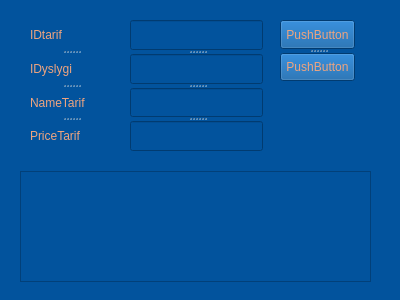
<?xml version="1.0" encoding="UTF-8"?>
<ui version="4.0">
 <class>Form</class>
 <widget class="QWidget" name="Form">
  <property name="geometry">
   <rect>
    <x>0</x>
    <y>0</y>
    <width>400</width>
    <height>300</height>
   </rect>
  </property>
  <property name="minimumSize">
   <size>
    <width>400</width>
    <height>300</height>
   </size>
  </property>
  <property name="maximumSize">
   <size>
    <width>400</width>
    <height>300</height>
   </size>
  </property>
  <property name="windowTitle">
   <string>Form</string>
  </property>
  <property name="styleSheet">
   <string notr="true">background-color: rgb(2, 83, 157)</string>
  </property>
  <widget class="QTableWidget" name="tableWidget">
   <property name="geometry">
    <rect>
     <x>20</x>
     <y>171</y>
     <width>351</width>
     <height>111</height>
    </rect>
   </property>
   <property name="styleSheet">
    <string notr="true">color: rgb(238, 164, 127)</string>
   </property>
  </widget>
  <widget class="QSplitter" name="splitter">
   <property name="geometry">
    <rect>
     <x>30</x>
     <y>20</y>
     <width>81</width>
     <height>131</height>
    </rect>
   </property>
   <property name="orientation">
    <enum>Qt::Vertical</enum>
   </property>
   <widget class="QLabel" name="lbIDtarif">
    <property name="styleSheet">
     <string notr="true">color: rgb(238, 164, 127)</string>
    </property>
    <property name="text">
     <string>IDtarif</string>
    </property>
   </widget>
   <widget class="QLabel" name="lbIDyslygi">
    <property name="styleSheet">
     <string notr="true">color: rgb(238, 164, 127)</string>
    </property>
    <property name="text">
     <string>IDyslygi</string>
    </property>
   </widget>
   <widget class="QLabel" name="lbName">
    <property name="styleSheet">
     <string notr="true">color: rgb(238, 164, 127)</string>
    </property>
    <property name="text">
     <string>NameTarif</string>
    </property>
   </widget>
   <widget class="QLabel" name="lbPrice">
    <property name="styleSheet">
     <string notr="true">color: rgb(238, 164, 127)</string>
    </property>
    <property name="text">
     <string>PriceTarif</string>
    </property>
   </widget>
  </widget>
  <widget class="QSplitter" name="splitter_2">
   <property name="geometry">
    <rect>
     <x>130</x>
     <y>20</y>
     <width>133</width>
     <height>131</height>
    </rect>
   </property>
   <property name="orientation">
    <enum>Qt::Vertical</enum>
   </property>
   <widget class="QLineEdit" name="leIDtarif">
    <property name="styleSheet">
     <string notr="true">color: rgb(238, 164, 127)</string>
    </property>
   </widget>
   <widget class="QLineEdit" name="leIDyslygi">
    <property name="styleSheet">
     <string notr="true">color: rgb(238, 164, 127)</string>
    </property>
   </widget>
   <widget class="QLineEdit" name="leName">
    <property name="styleSheet">
     <string notr="true">color: rgb(238, 164, 127)</string>
    </property>
   </widget>
   <widget class="QLineEdit" name="lePrice">
    <property name="styleSheet">
     <string notr="true">color: rgb(238, 164, 127)</string>
    </property>
   </widget>
  </widget>
  <widget class="QSplitter" name="splitter_3">
   <property name="geometry">
    <rect>
     <x>280</x>
     <y>20</y>
     <width>75</width>
     <height>61</height>
    </rect>
   </property>
   <property name="orientation">
    <enum>Qt::Vertical</enum>
   </property>
   <widget class="QPushButton" name="pushButton">
    <property name="styleSheet">
     <string notr="true">color: rgb(238, 164, 127)</string>
    </property>
    <property name="text">
     <string>PushButton</string>
    </property>
   </widget>
   <widget class="QPushButton" name="pushButton_2">
    <property name="styleSheet">
     <string notr="true">color: rgb(238, 164, 127)</string>
    </property>
    <property name="text">
     <string>PushButton</string>
    </property>
   </widget>
  </widget>
 </widget>
 <resources/>
 <connections/>
</ui>
